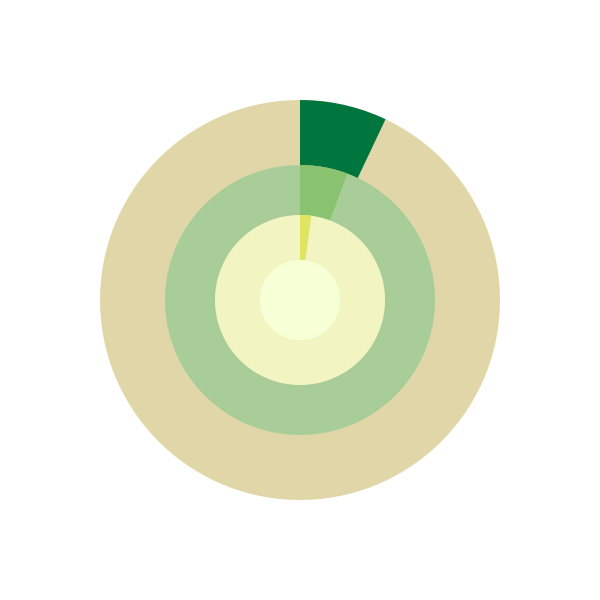
Frame 1 (no input)
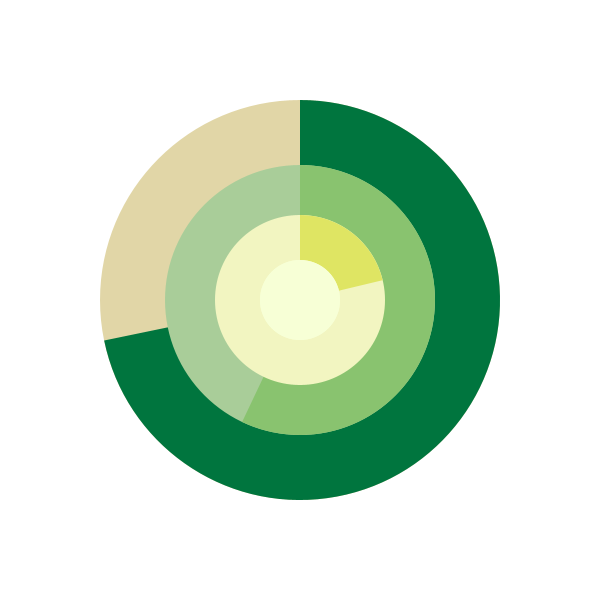
Frame 60 (the mouse pressed at the canvas centre just before this capture)
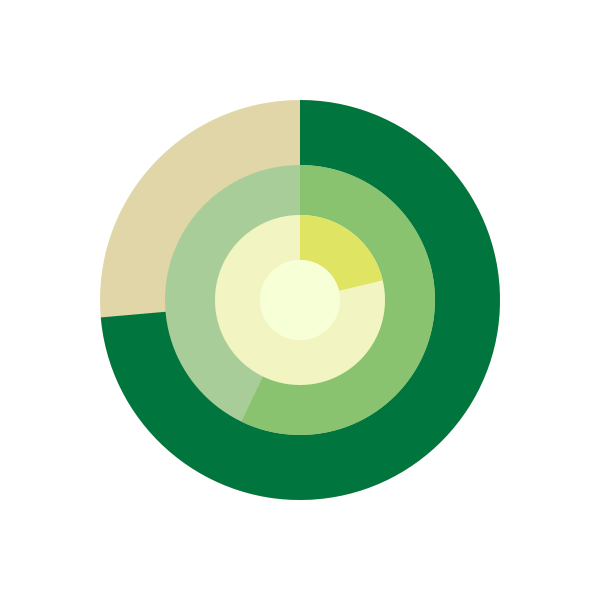
Frame 120 (the mouse held since frame 60 and released just before this capture)

The Processing sketch that drew these frames (run headless with seeded random() and noise(); from frame 60 on, the mouse is pressed at the canvas centre):

// Processing sketch: processing_74491
// ── processing_74491.pde

int distance = 300;  
float Sx;
float Mx;
float Hx;
float easing = 0.10;
color hourCircle = color(225, 214, 167);
color hourCircle2 = color(0, 117, 62);
color minCircle = color(169, 205, 153);
color minCircle2 = color(137, 195, 111);
color secCircle = color(242, 245, 193);
color secCircle2 = color(223, 229, 99);
color centCircle = color(247, 255, 214);

void setup() {
  size(600, 600);
  noStroke();
  smooth();
}
void draw() {
  background(255);
  float s = map(second(), 0, 59, 10, 360); 
  float m = map(minute(), 0, 59, 10, 360);
  float h = map(hour(), 0, 24, 20, 360); 
  float targetSX = s;
  Sx += (targetSX - Sx) * easing;
  float targetMX = m;
  Mx += (targetMX - Mx) * easing;
  float targetHX = h;
  Hx += (targetHX - Hx) * easing;
  timeCircle(distance, 400, hourCircle, hourCircle2, Sx);
  timeCircle(distance, 270, minCircle, minCircle2, Mx);
  timeCircle(distance, 170, secCircle, secCircle2, Hx);
  timeCircle(distance, 80, centCircle, centCircle, 360);
}
void timeCircle(int xy, int cirlceSize, int leftColor, int progressedColor, float time) {  
  pushMatrix();
  translate(xy, xy);
  rotate(radians(270)); 
  fill(leftColor);
  arc(0, 0, cirlceSize, cirlceSize, 0, radians(360));
  fill(progressedColor);
  arc(0, 0, cirlceSize, cirlceSize, 0, radians(time));
  popMatrix();
}
